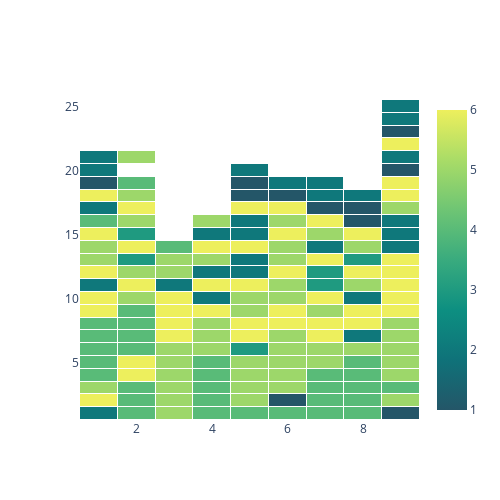

The cell this chart's notebook holds for it:
### Markdown cell above
Three library are available for the ploting: 
* 'matplotlib'
* 'plotly.imshow'
* 'plotly.heatmap'

### Code cell
fig=plot_waffle(tmp, 
                layout=layout, 
                legend_name=l_names, 
                plot_func='plotly.heatmap')
fig

### Figure 1 — Plotly figure (JSON) as saved in the notebook; plotly's stock layout.template omitted (floating-point values rounded to 4 significant figures; data arrays with more than 128 entries replaced by an {"elided": "..."} marker saying what was removed)
{"data": [{"colorscale": [[0, "rgb(36, 86, 104)"], [0.1667, "rgb(15, 114, 121)"], [0.3333, "rgb(13, 143, 129)"], [0.5, "rgb(57, 171, 126)"], [0.6667, "rgb(110, 197, 116)"], [0.8333, "rgb(169, 220, 103)"], [1, "rgb(237, 239, 93)"]], "type": "heatmap", "x": [1, 2, 3, 4, 5, 6, 7, 8, 9], "xgap": 1, "y": [25, 24, 23, 22, 21, 20, 19, 18, 17, 16, 15, 14, 13, 12, 11, 10, 9, 8, 7, 6, 5, 4, 3, 2, 1], "ygap": 1, "z": {"elided": "25x9 str values"}}], "layout": {"autosize": false, "height": 500, "plot_bgcolor": "rgba(0,0,0,0)", "width": 500}}
